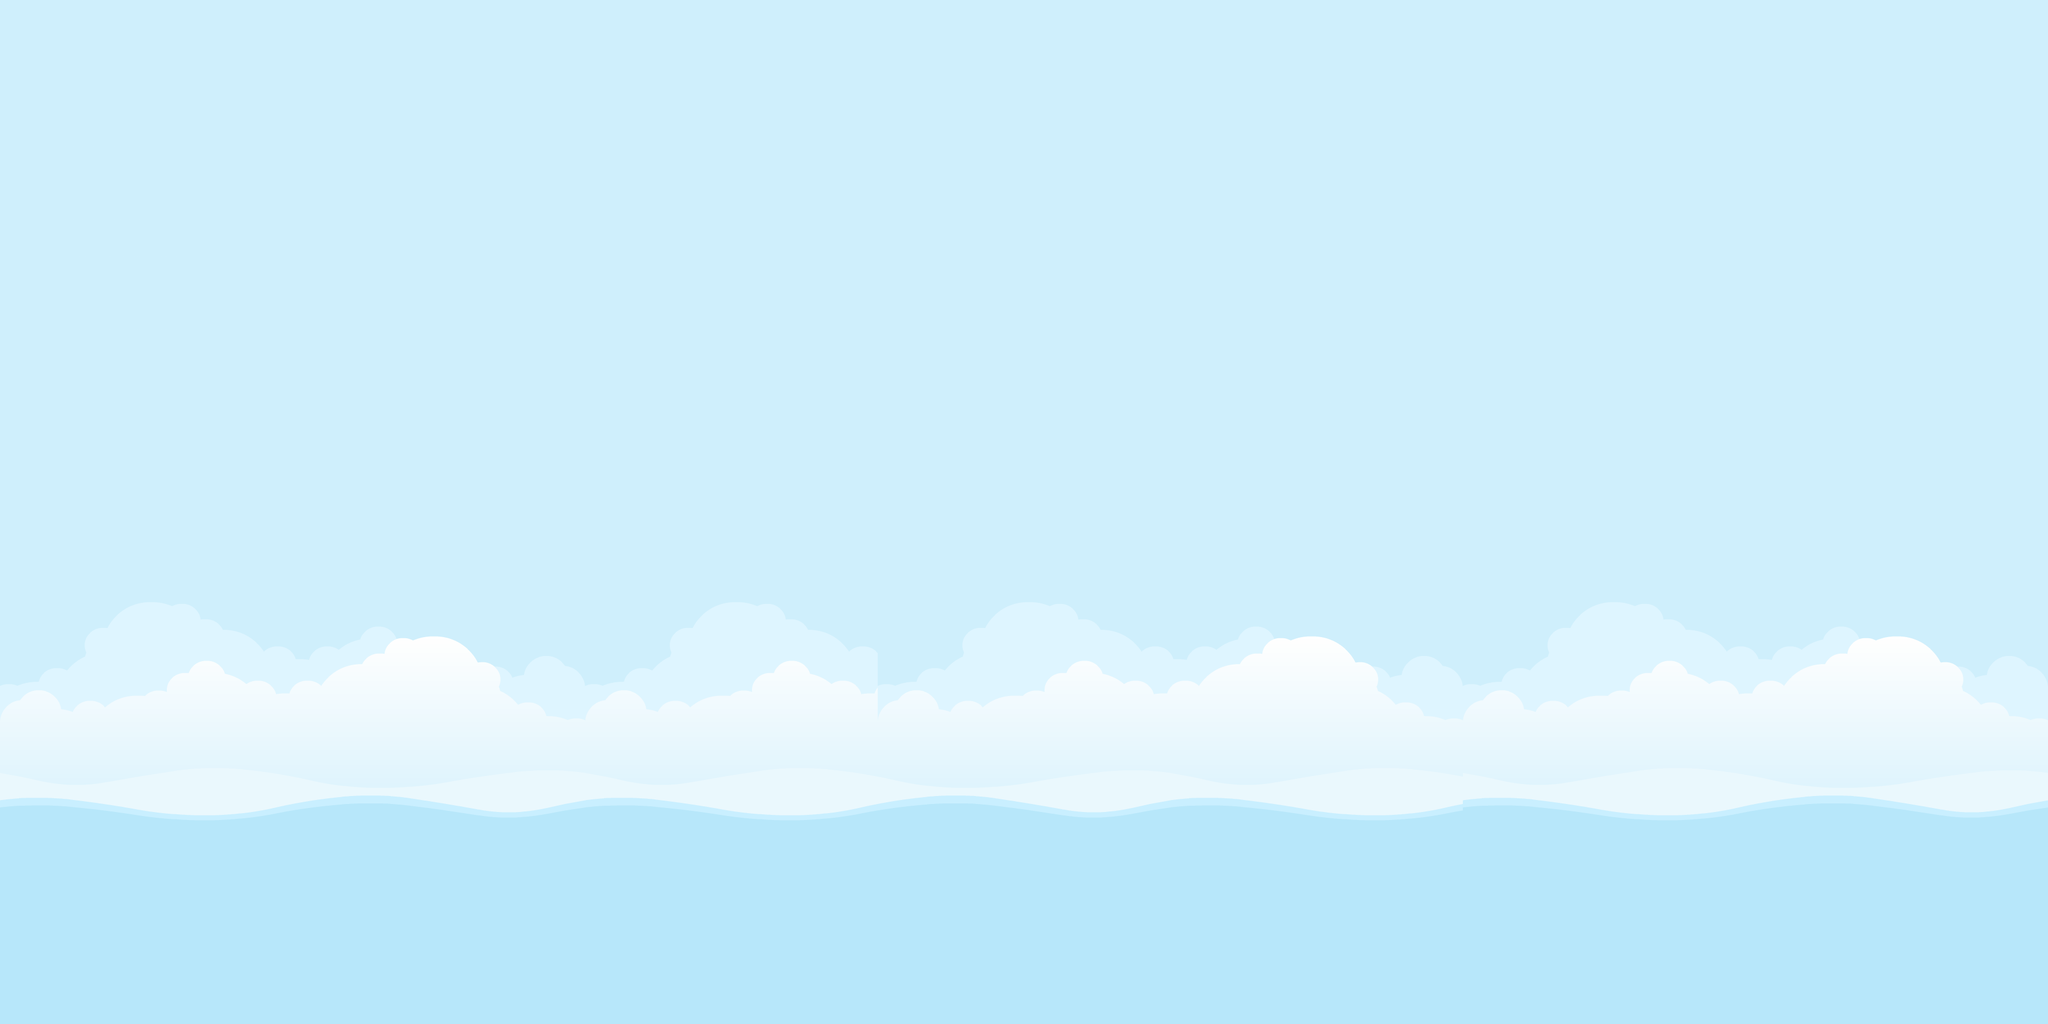

Rendered tile map (Tiled .tmx) drawn with the repository's tilesets; below, a short description and the full map source, tile grids included:
An orthogonal 56x28 tile map with 64x64 px tiles, 1 tile layer (Tile Layer 1), 2 tilesets.

<map version="1.5" tiledversion="1.6.0" orientation="orthogonal" renderorder="right-down" width="56" height="28" tilewidth="64" tileheight="64" infinite="0" nextlayerid="2" nextobjectid="1">
 <tileset firstgid="1" name="background" tilewidth="1024" tileheight="1024" tilecount="1" columns="1">
  <image source="background.png" width="1024" height="1024" />
 </tileset>
 <tileset firstgid="2" name="background" tilewidth="256" tileheight="256" tilecount="16" columns="4">
  <image source="background.png" width="1024" height="1024" />
 </tileset>
 <layer id="1" name="Tile Layer 1" width="56" height="28">
  <data encoding="csv">
0,0,0,0,0,0,0,0,0,0,0,0,0,0,0,0,0,0,0,0,0,0,0,0,0,0,0,0,0,0,0,0,0,0,0,0,0,0,0,0,0,0,0,0,0,0,0,0,0,0,0,0,0,0,0,0,
0,0,0,0,0,0,0,0,0,0,0,0,0,0,0,0,0,0,0,0,0,0,0,0,0,0,0,0,0,0,0,0,0,0,0,0,0,0,0,0,0,0,0,0,0,0,0,0,0,0,0,0,0,0,0,0,
0,0,0,0,0,0,0,0,0,0,0,0,0,0,0,0,0,0,0,0,0,0,0,0,0,0,0,0,0,0,0,0,0,0,0,0,0,0,0,0,0,0,0,0,0,0,0,0,0,0,0,0,0,0,0,0,
2,0,0,2,2,2,2,2,2,2,2,2,2,2,2,2,2,2,2,2,2,2,2,2,2,2,2,2,2,2,2,0,0,0,2,2,2,2,2,2,2,2,2,2,2,2,2,2,2,2,0,0,2,0,0,0,
0,0,0,0,0,0,0,0,0,0,0,0,0,0,0,0,0,0,0,0,0,0,0,0,0,0,0,0,0,2,2,2,2,2,2,0,0,0,0,0,0,0,0,0,0,0,0,0,0,2,2,0,2,0,0,0,
0,0,0,0,0,0,0,0,0,0,0,0,0,0,0,0,0,0,0,0,0,0,0,0,0,0,0,0,0,0,0,0,0,0,0,0,0,0,0,0,0,0,0,0,0,0,0,0,0,0,2,0,2,0,0,0,
0,0,0,2,2,2,2,2,0,0,0,0,0,0,0,0,0,0,0,0,0,0,0,0,0,0,0,0,0,0,0,0,0,0,0,0,0,0,0,0,0,0,0,0,0,0,0,0,0,0,2,0,2,0,0,0,
2,0,0,0,0,0,0,2,2,2,2,2,2,2,2,2,2,2,2,2,2,2,2,2,2,2,2,2,2,2,2,2,2,2,2,2,2,2,2,2,2,2,2,2,2,2,2,2,2,0,2,0,2,0,0,0,
2,2,2,2,0,0,0,0,0,0,0,0,0,0,0,0,0,0,0,0,0,0,0,0,0,0,0,0,0,0,0,0,0,0,0,0,0,0,0,0,0,0,0,0,0,0,0,0,0,0,2,0,2,0,0,0,
2,0,0,0,0,0,0,0,0,0,0,0,0,0,0,0,0,0,0,0,0,0,0,0,0,0,0,0,0,0,0,0,0,0,0,0,0,0,0,0,0,0,0,0,0,0,0,0,0,0,2,0,2,0,0,0,
2,2,0,0,0,0,0,0,0,0,0,0,0,0,0,0,0,0,0,0,0,0,0,0,0,0,0,0,0,0,0,0,0,0,0,0,0,0,0,0,0,0,0,0,0,0,0,0,0,0,2,0,2,0,0,0,
0,2,0,0,2,2,2,2,2,2,2,2,2,2,2,2,2,2,2,2,2,2,2,2,2,2,2,2,2,2,2,2,2,2,2,2,2,2,2,2,2,2,2,2,2,2,2,2,0,2,2,0,2,0,0,0,
0,2,0,0,0,0,0,0,0,0,0,0,0,0,0,0,0,0,0,0,0,0,0,0,0,0,0,0,0,0,0,0,0,0,0,0,0,0,0,0,0,0,0,0,0,0,0,0,0,2,0,2,2,0,0,0,
0,2,0,0,0,0,0,0,0,0,0,0,0,0,0,0,0,0,0,0,0,0,0,0,0,0,0,0,0,0,0,0,0,0,0,0,0,0,0,0,0,0,0,0,0,0,0,0,0,2,0,2,0,0,0,0,
2,0,0,0,0,0,0,2,2,2,2,2,2,2,2,2,2,2,0,0,0,0,0,0,0,0,2,2,2,2,2,2,2,2,2,0,0,0,0,0,0,0,0,0,0,0,0,2,0,2,0,2,0,0,0,0,
2,0,2,2,2,2,2,0,0,2,2,2,2,2,2,2,2,2,2,2,2,2,2,2,2,2,2,0,2,2,2,2,2,2,2,2,2,2,2,2,2,2,2,2,2,2,2,2,0,2,0,2,2,0,0,0,
0,0,0,0,0,0,0,0,0,0,0,0,0,0,0,0,0,0,0,0,0,0,0,0,0,0,0,0,0,0,0,0,0,0,0,0,0,0,0,0,0,0,0,0,0,0,0,0,0,0,0,0,0,0,0,0,
0,0,0,0,0,0,0,0,0,0,0,0,0,0,0,0,0,0,0,0,0,0,0,0,0,0,0,0,0,0,0,0,0,0,0,0,0,0,0,0,0,0,0,0,0,0,0,0,0,0,0,0,0,0,0,0,
0,0,0,0,0,0,0,0,0,0,0,0,0,0,0,0,0,0,0,0,0,0,0,0,0,0,0,0,0,0,0,0,0,0,0,0,0,0,0,0,0,0,0,0,0,0,0,0,0,0,0,0,0,0,0,0,
6,0,0,0,7,0,0,0,8,0,0,0,9,0,0,0,6,0,0,0,7,0,0,0,6,0,0,0,7,0,0,0,8,0,0,0,9,0,0,0,6,0,0,0,7,0,0,0,8,0,0,0,9,0,0,0,
0,0,0,0,0,0,0,0,0,0,0,0,0,0,0,0,0,0,0,0,0,0,0,0,0,0,0,0,0,0,0,0,0,0,0,0,0,0,0,0,0,0,0,0,0,0,0,0,0,0,0,0,0,0,0,0,
0,0,0,0,0,0,0,0,0,0,0,0,0,0,0,0,0,0,0,0,0,0,0,0,0,0,0,0,0,0,0,0,0,0,0,0,0,0,0,0,0,0,0,0,0,0,0,0,0,0,0,0,0,0,0,0,
0,0,0,0,0,0,0,0,0,0,0,0,0,0,0,0,0,0,0,0,0,0,0,0,0,0,0,0,0,0,0,0,0,0,0,0,0,0,0,0,0,0,0,0,0,0,0,0,0,0,0,0,0,0,0,0,
10,0,0,0,11,0,0,0,12,0,0,0,13,0,0,0,10,0,0,0,11,0,0,0,12,0,0,0,13,0,0,0,10,0,0,0,11,0,0,0,10,0,0,0,11,0,0,0,12,0,0,0,13,0,0,0,
0,0,0,0,0,0,0,0,0,0,0,0,0,0,0,0,0,0,0,0,0,0,0,0,0,0,0,0,0,0,0,0,0,0,0,0,0,0,0,0,0,0,0,0,0,0,0,0,0,0,0,0,0,0,0,0,
0,0,0,0,0,0,0,0,0,0,0,0,0,0,0,0,0,0,0,0,0,0,0,0,0,0,0,0,0,0,0,0,0,0,0,0,0,0,0,0,0,0,0,0,0,0,0,0,0,0,0,0,0,0,0,0,
0,0,0,0,0,0,0,0,0,0,0,0,0,0,0,0,0,0,0,0,0,0,0,0,0,0,0,0,0,0,0,0,0,0,0,0,0,0,0,0,0,0,0,0,0,0,0,0,0,0,0,0,0,0,0,0,
14,0,0,0,14,0,0,0,14,0,0,0,14,0,0,0,14,0,0,0,14,14,0,0,0,14,0,0,0,14,0,0,14,0,0,0,14,0,0,0,14,0,0,0,14,0,0,0,14,0,0,0,14,0,0,0
</data>
 </layer>
</map>
